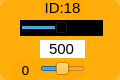
    <widget class="QWidget" name="widget_id18" native="true">
     <property name="geometry">
      <rect>
       <x>110</x>
       <y>370</y>
       <width>120</width>
       <height>80</height>
      </rect>
     </property>
     <property name="styleSheet">
      <string notr="true">background-color: rgb(255, 170, 0, 200);
border-radius:10px;</string>
     </property>
     <widget class="QLabel" name="label_ID18">
      <property name="geometry">
       <rect>
        <x>40</x>
        <y>0</y>
        <width>45</width>
        <height>16</height>
       </rect>
      </property>
      <property name="minimumSize">
       <size>
        <width>0</width>
        <height>10</height>
       </size>
      </property>
      <property name="font">
       <font>
        <family>Arial</family>
        <pointsize>11</pointsize>
       </font>
      </property>
      <property name="styleSheet">
       <string notr="true">background-color: rgb(255, 255, 255， 0);
border-radius:0px;</string>
      </property>
      <property name="text">
       <string>ID:18</string>
      </property>
      <property name="alignment">
       <set>Qt::AlignCenter</set>
      </property>
     </widget>
     <widget class="QSlider" name="horizontalSlider_pulse_id18">
      <property name="geometry">
       <rect>
        <x>20</x>
        <y>20</y>
        <width>83</width>
        <height>16</height>
       </rect>
      </property>
      <property name="autoFillBackground">
       <bool>false</bool>
      </property>
      <property name="styleSheet">
       <string notr="true">background-color: rgb(0, 0, 0);
border-radius:0px;</string>
      </property>
      <property name="minimum">
       <number>0</number>
      </property>
      <property name="maximum">
       <number>1000</number>
      </property>
      <property name="pageStep">
       <number>1</number>
      </property>
      <property name="value">
       <number>500</number>
      </property>
      <property name="orientation">
       <enum>Qt::Horizontal</enum>
      </property>
     </widget>
     <widget class="QSlider" name="horizontalSlider_dev_id18">
      <property name="geometry">
       <rect>
        <x>40</x>
        <y>60</y>
        <width>45</width>
        <height>18</height>
       </rect>
      </property>
      <property name="styleSheet">
       <string notr="true">background-color: rgb(255, 255, 255， 0);</string>
      </property>
      <property name="minimum">
       <number>-125</number>
      </property>
      <property name="maximum">
       <number>125</number>
      </property>
      <property name="pageStep">
       <number>1</number>
      </property>
      <property name="orientation">
       <enum>Qt::Horizontal</enum>
      </property>
     </widget>
     <widget class="QLabel" name="label_id18">
      <property name="geometry">
       <rect>
        <x>10</x>
        <y>60</y>
        <width>31</width>
        <height>20</height>
       </rect>
      </property>
      <property name="minimumSize">
       <size>
        <width>0</width>
        <height>10</height>
       </size>
      </property>
      <property name="font">
       <font>
        <family>DejaVu Sans</family>
        <pointsize>10</pointsize>
       </font>
      </property>
      <property name="styleSheet">
       <string notr="true">background-color: rgb(255, 255, 255， 0);</string>
      </property>
      <property name="text">
       <string>0</string>
      </property>
      <property name="alignment">
       <set>Qt::AlignCenter</set>
      </property>
     </widget>
     <widget class="QLineEdit" name="lineEdit_id18">
      <property name="geometry">
       <rect>
        <x>40</x>
        <y>40</y>
        <width>45</width>
        <height>18</height>
       </rect>
      </property>
      <property name="sizePolicy">
       <sizepolicy hsizetype="Fixed" vsizetype="Fixed">
        <horstretch>0</horstretch>
        <verstretch>0</verstretch>
       </sizepolicy>
      </property>
      <property name="font">
       <font>
        <family>Arial</family>
        <pointsize>11</pointsize>
       </font>
      </property>
      <property name="autoFillBackground">
       <bool>false</bool>
      </property>
      <property name="styleSheet">
       <string notr="true">background-color: rgb(255, 255, 255);
border-radius:0px;</string>
      </property>
      <property name="text">
       <string>500</string>
      </property>
      <property name="maxLength">
       <number>1000</number>
      </property>
      <property name="alignment">
       <set>Qt::AlignCenter</set>
      </property>
      <property name="dragEnabled">
       <bool>false</bool>
      </property>
      <property name="readOnly">
       <bool>false</bool>
      </property>
     </widget>
    </widget>
